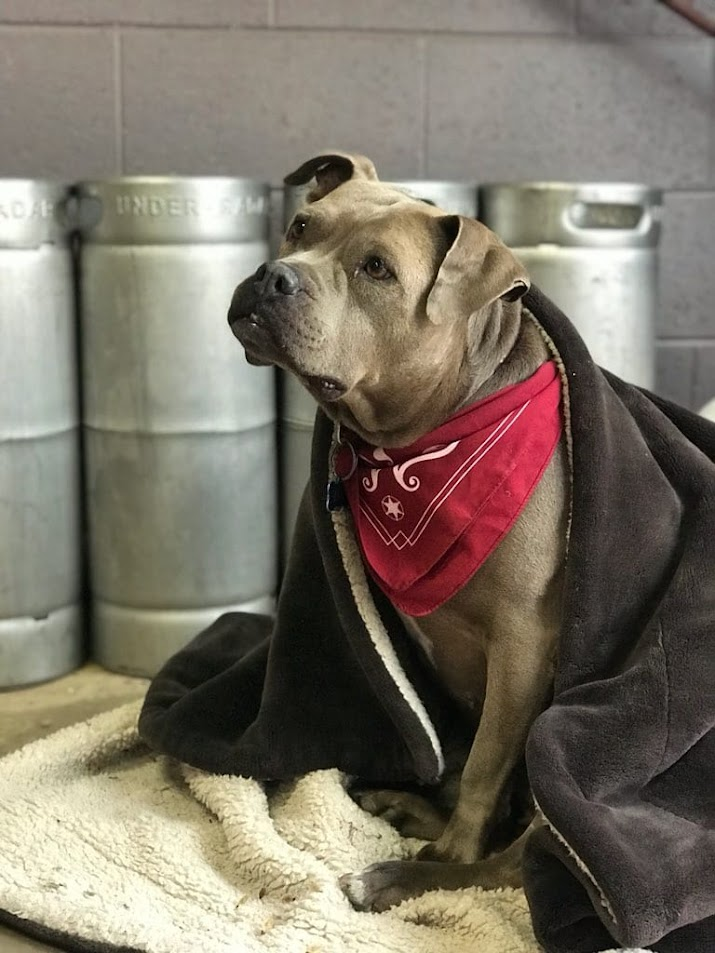
#> input picture data/input/gekkie.jpg, 715 x 953 px
$ jupyter execute various_image_manipulations_numpy.ipynb
#> lines starting #> are read from the running program, lines starting #| are printed output that depends on the picture; after the words box and inside, x2 and y2 are one past the last pixel; in counts of white or black regions, pixels touching at a corner belong together
[cell 1]
import numpy as np
import matplotlib.pyplot as plt
from PIL import Image
import os

[cell 2]
# load image
image = Image.open('../data/input/gekkie.jpg')
#> image is the input picture: PIL image 715x953 RGB; mean R, G, B 123, 114.6, 101.5

[cell 3]
# convert image to numpy array and display
im = np.array(image)
plt.imshow(im)
plt.show()

[cell 4]
# image cropping
center_row = im.shape[0] // 4
#> center_row = 238
center_col = im.shape[1] // 4
#> center_col = 178

[cell 5]
print(type(im))
#| <class 'numpy.ndarray'>
# <class 'numpy.ndarray'>

print(im.dtype)
#| uint8
# uint8

print(im.shape)
#| (953, 715, 3)
# (225, 400, 3)

[cell 6]
im_gray = np.mean(im, axis = 2)

print(im_gray.shape)
#| (953, 715)
plt.imshow(im_gray, cmap='Greys_r')
plt.show()

# By default, matplotlib use a colormap which maps intensities to colors. To avoid this, use:
# plt.imshow(image, cmap='Greys_r')

[cell 7]
im_gray = np.array(image.convert('L'))
print(im_gray.shape)
#| (953, 715)
plt.imshow(im_gray, cmap='Greys_r')
plt.show()

[cell 8]
im_R = im.copy()
im_R[:, :, (1, 2)] = 0
im_G = im.copy()
im_G[:, :, (0, 2)] = 0
im_B = im.copy()
im_B[:, :, (0, 1)] = 0

im_RGB = np.concatenate((im_R, im_G, im_B), axis=1)
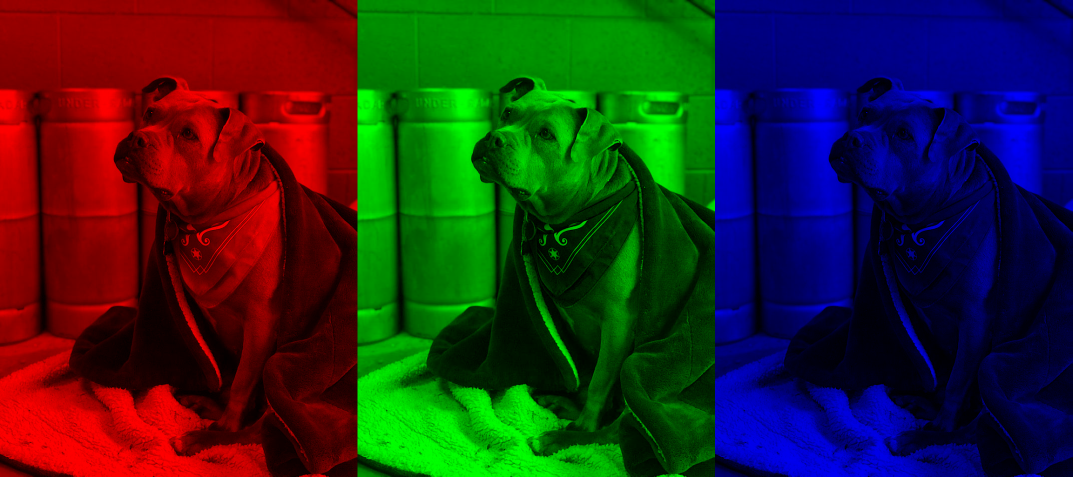
#> im_RGB: shape (953, 2145, 3) (shown at 1/2 size); mean R, G, B 41, 38.2, 33.8
# im_RGB = np.hstack((im_R, im_G, im_B))
# im_RGB = np.c_['1', im_R, im_G, im_B]

plt.imshow(im_RGB)
plt.show()

[cell 9]
# Negative-positive inversion (invert pixel value)

im_i = 255 - im
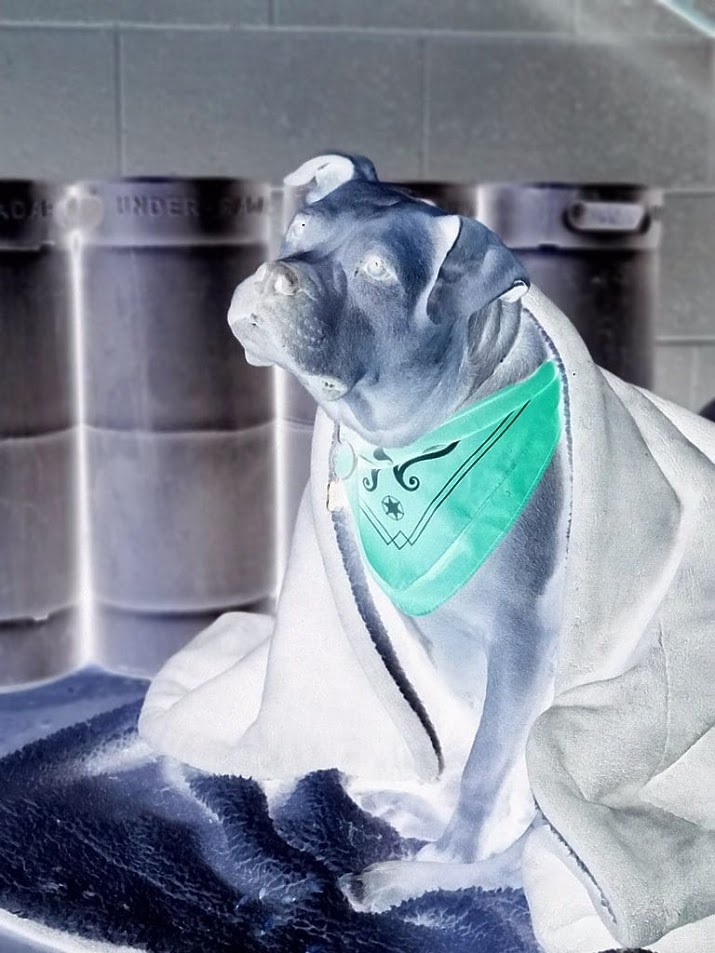
#> im_i: shape (953, 715, 3); mean R, G, B 132, 140.4, 153.5

plt.imshow(im_i)
plt.show()

[cell 10]
# Color reduction
im_32 = im // 32 * 32
im_128 = im // 128 * 128
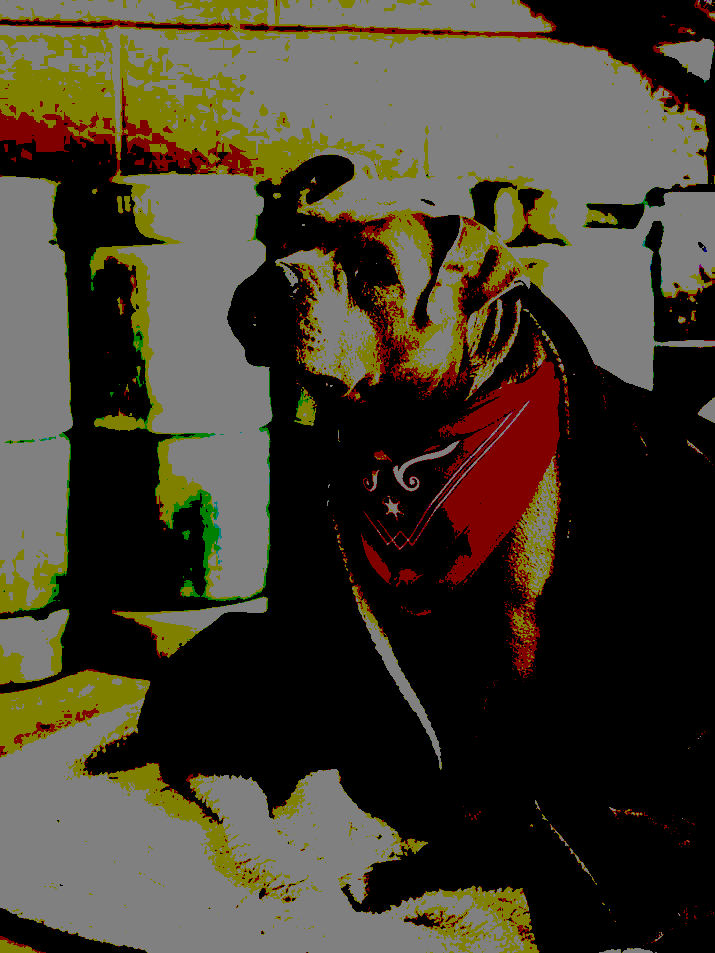
#> im_128: shape (953, 715, 3); mean R, G, B 66.6, 60.7, 46.7

im_dec = np.concatenate((im, im_32, im_128), axis=1)
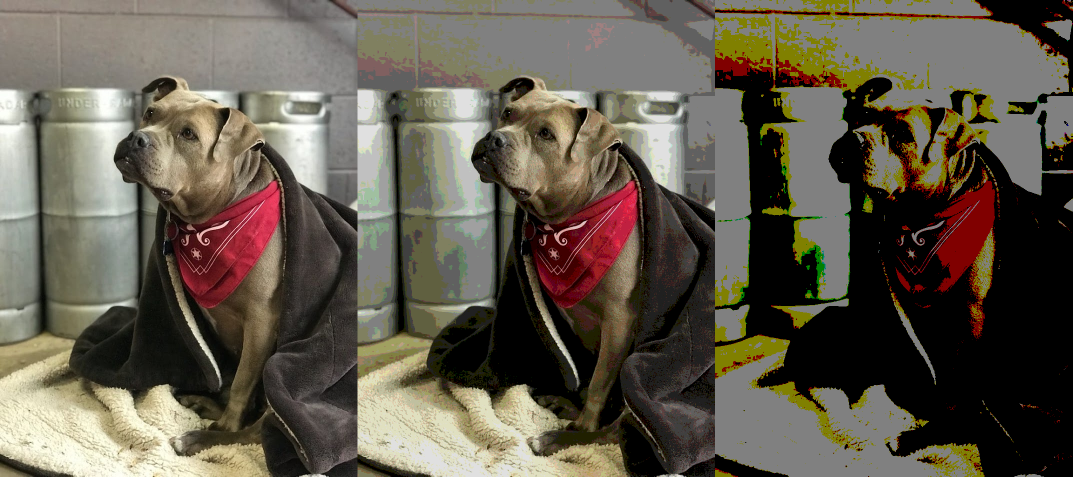
#> im_dec: shape (953, 2145, 3) (shown at 1/2 size); mean R, G, B 98.8, 91.4, 78.2

plt.imshow(im_dec)
plt.show()

[cell 11]
# Binarization
thresh = 120

im_bool = im_gray > thresh
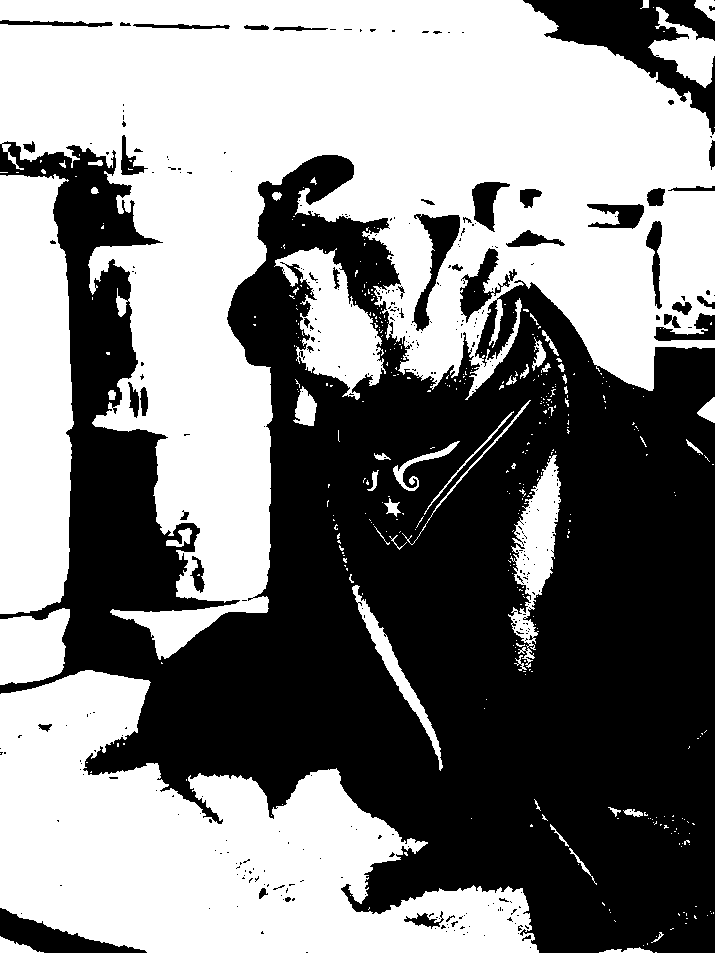
#> im_bool: shape (953, 715) bool; 51.5% white; 358 black regions (310 under 20 px), largest, box (x1, y1, x2, y2) and area: (0, 141, 715, 953) 306467, (523, 0, 715, 135) 8943, (0, 908, 147, 953) 2612
print(im_bool)
#> (printed output is left out)
# [[ True  True  True ...  True  True False]
#  [ True  True  True ...  True  True False]
#  [ True  True  True ...  True False False]
#  ...
#  [False False False ... False False False]
#  [False False False ... False False False]
#  [False False False ... False False False]]

maxval = 255

im_bin = (im_gray > thresh) * maxval
print(im_bin)
#> (printed output is left out)
# [[255 255 255 ... 255 255   0]
#  [255 255 255 ... 255 255   0]
#  [255 255 255 ... 255   0   0]
#  ...
#  [  0   0   0 ...   0   0   0]
#  [  0   0   0 ...   0   0   0]
#  [  0   0   0 ...   0   0   0]]

plt.imshow(im_bin,  cmap='Greys_r')
plt.show()

[cell 12]
def rainbow_creator(image):

    # Define the colors (RGB format)
    rainbow_colors = [
        (148, 0, 211),  # Violet
        (75, 0, 130),   # Indigo
        (0, 0, 255),    # Blue
        (0, 255, 0),    # Green
        (255, 255, 0),  # Yellow
        (255, 127, 0),  # Orange
        (255, 0, 0)     # Red
    ]

    # Create a copy of the image array
    modified_image = np.copy(image)

    # Create a list to store the modified images
    rainbow_list = []

    # Iterate over the rainbow colors
    for target_color in rainbow_colors:

        # Create a mask of pixels with the target color
        mask = np.all(modified_image[:, :, :3] == target_color, axis=-1)

        # Change the color of pixels with the target color
        modified_image[mask, :3] = target_color
        rainbow_list.append(modified_image)
#> after the loop, rainbow_list = 7 items

    # Concatenate the modified images horizontally
    rainbow_images = np.concatenate(rainbow_list, axis=1)
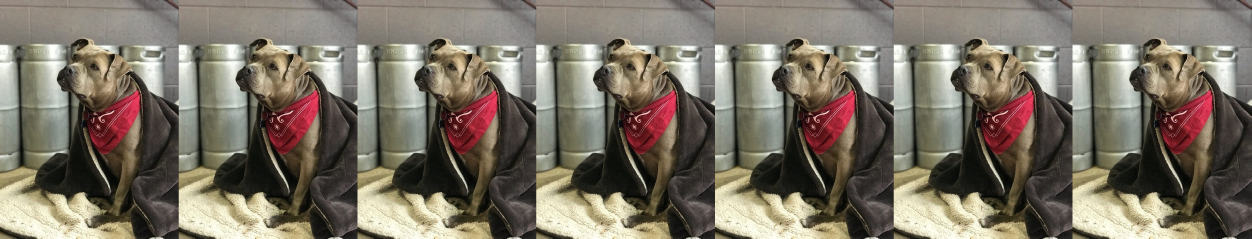
#> rainbow_images: shape (953, 5005, 3) (shown at 1/4 size); mean of channels 0, 1, 2 123, 114.6, 101.5; drawn as R, G, B

    # Display the final image
    plt.imshow(rainbow_images)
    plt.show()

rainbow_creator(im)

[cell 13]
def add_borders(image, border_thickness):
    """
    Adds a rainbow border to an image.

    Parameters:
    image (numpy.ndarray): The input image.
    border_thickness (int): The thickness of the borders.

    Returns:
    None
    """
#> called with border_thickness = 10

    # Define the number of borders and their thickness
    num_borders = 7

    # Create a copy of the image
    im_with_borders = np.copy(image)

    # Define the colors for each border
    border_colors = [
        (148, 0, 211),  # Violet
        (75, 0, 130),   # Indigo
        (0, 0, 255),    # Blue
        (0, 255, 0),    # Green
        (255, 255, 0),  # Yellow
        (255, 127, 0),  # Orange
        (255, 0, 0)     # Red
    ]

    # Draw multiple borders outside the image
    for i in range(num_borders):
        border_color = border_colors[i % len(border_colors)]
        border = np.full((im_with_borders.shape[0] + 2 * border_thickness, im_with_borders.shape[1] + 2 * border_thickness, 3), border_color, dtype=np.uint8)
        border[border_thickness:-border_thickness, border_thickness:-border_thickness] = im_with_borders
        im_with_borders = border
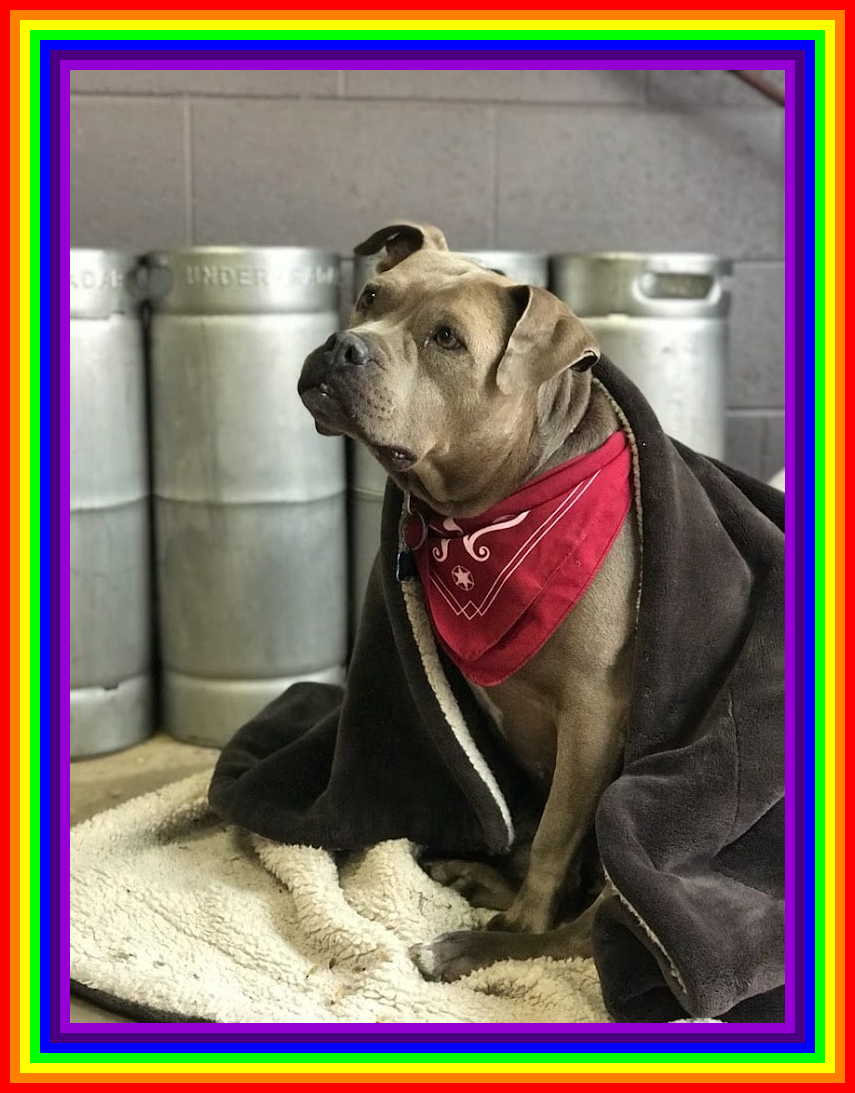
#> border: shape (1093, 855, 3); mean of channels 0, 1, 2 128.7, 108.7, 96.1; drawn as R, G, B

    # Display the image with borders
    plt.imshow(im_with_borders)
    plt.show()

# Example usage:
add_borders(im, 10)

$ run again, with data/input/heart.jpg copied over data/input/gekkie.jpg
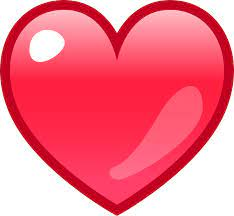
#> input picture data/input/heart.jpg, 234 x 216 px
#> image is the input picture: PIL image 234x216 RGB; mean R, G, B 245, 115.6, 135.7
#| <class 'numpy.ndarray'>
#| uint8
#| (216, 234, 3)
#| (216, 234)
#| (216, 234)
#> `im_bool = im_gray > thresh`:
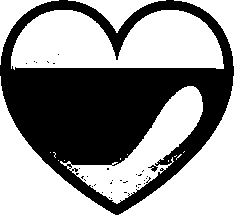
#> im_bool: shape (216, 234) bool; 57.4% white; 33 black regions (32 under 20 px), largest, box (x1, y1, x2, y2) and area: (0, 0, 234, 215) 21489
#> (printed output is left out)
#> (printed output is left out)
#> after the loop in rainbow_creator, `for target_color in rainbow_colors:`: rainbow_list = 7 items
#> after the loop in add_borders, `for i in range(num_borders):`:
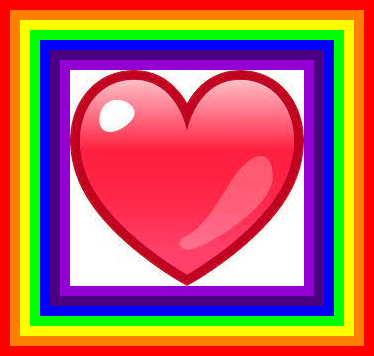
#> border: shape (356, 374, 3); mean of channels 0, 1, 2 186.2, 103.4, 97.4; drawn as R, G, B
